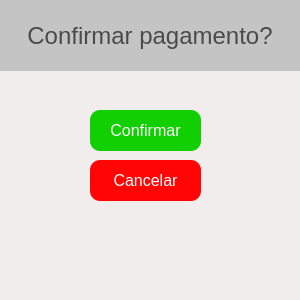
<?xml version="1.0" encoding="UTF-8"?>
<ui version="4.0">
 <class>ConfirmarPagamento</class>
 <widget class="QMainWindow" name="ConfirmarPagamento">
  <property name="geometry">
   <rect>
    <x>0</x>
    <y>0</y>
    <width>300</width>
    <height>300</height>
   </rect>
  </property>
  <property name="minimumSize">
   <size>
    <width>300</width>
    <height>300</height>
   </size>
  </property>
  <property name="maximumSize">
   <size>
    <width>300</width>
    <height>550</height>
   </size>
  </property>
  <property name="cursor">
   <cursorShape>ArrowCursor</cursorShape>
  </property>
  <property name="windowTitle">
   <string>Sistema de estacionamento - Confirmar pagamento</string>
  </property>
  <property name="windowIcon">
   <iconset>
    <normaloff>imagens/seguro-de-automovel.png</normaloff>imagens/seguro-de-automovel.png</iconset>
  </property>
  <property name="styleSheet">
   <string notr="true">background-color: rgb(242, 237, 237);</string>
  </property>
  <widget class="QWidget" name="centralwidget">
   <widget class="QLabel" name="label">
    <property name="geometry">
     <rect>
      <x>0</x>
      <y>0</y>
      <width>300</width>
      <height>71</height>
     </rect>
    </property>
    <property name="font">
     <font>
      <family>Segoe UI</family>
      <pointsize>18</pointsize>
      <weight>50</weight>
      <italic>false</italic>
      <bold>false</bold>
     </font>
    </property>
    <property name="styleSheet">
     <string notr="true">background-color: rgb(196, 196, 196);
color: rgb(75, 74, 74);

padding: 10px;
border:none;</string>
    </property>
    <property name="text">
     <string>Confirmar pagamento?</string>
    </property>
    <property name="alignment">
     <set>Qt::AlignCenter</set>
    </property>
   </widget>
   <widget class="QPushButton" name="btnCancelar">
    <property name="geometry">
     <rect>
      <x>90</x>
      <y>160</y>
      <width>111</width>
      <height>41</height>
     </rect>
    </property>
    <property name="font">
     <font>
      <pointsize>12</pointsize>
     </font>
    </property>
    <property name="cursor">
     <cursorShape>PointingHandCursor</cursorShape>
    </property>
    <property name="styleSheet">
     <string notr="true">border: none;
border-radius:10px;
background-color:#FF0505;
color: rgb(255, 255, 255);</string>
    </property>
    <property name="text">
     <string>Cancelar</string>
    </property>
   </widget>
   <widget class="QPushButton" name="btnConfirmar">
    <property name="geometry">
     <rect>
      <x>90</x>
      <y>110</y>
      <width>111</width>
      <height>41</height>
     </rect>
    </property>
    <property name="font">
     <font>
      <pointsize>12</pointsize>
     </font>
    </property>
    <property name="cursor">
     <cursorShape>PointingHandCursor</cursorShape>
    </property>
    <property name="styleSheet">
     <string notr="true">border: none;
border-radius:10px;
background-color: #12CF02;
color: rgb(255, 255, 255);</string>
    </property>
    <property name="text">
     <string>Confirmar</string>
    </property>
   </widget>
  </widget>
  <widget class="QMenuBar" name="menubar">
   <property name="geometry">
    <rect>
     <x>0</x>
     <y>0</y>
     <width>300</width>
     <height>22</height>
    </rect>
   </property>
  </widget>
  <widget class="QStatusBar" name="statusbar"/>
 </widget>
 <resources/>
 <connections/>
</ui>
